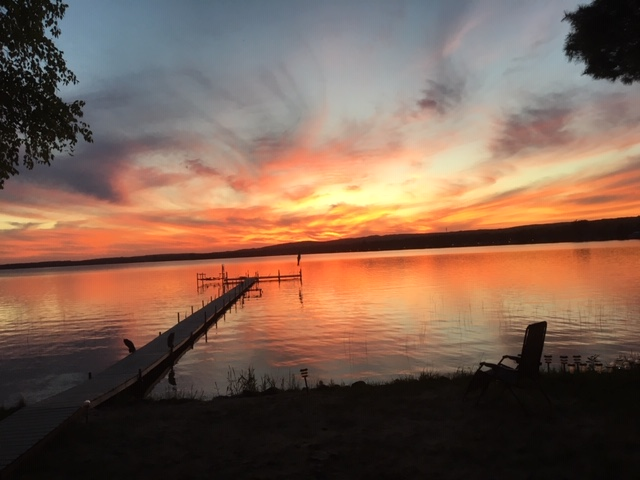
#> input picture images/sunset_image.jpg, 640 x 480 px
$ python image_processing_helpers.py
#> lines starting #> are read from the running program, lines starting #| are printed output that depends on the picture
import numpy as np

# scikit-image functions
from skimage import io, color, filters
from skimage.transform import resize, rotate
from skimage.color import rgb2gray

import matplotlib.pyplot as plt

# [74 lines left out: functions pad, scale_normalize, flip_normalize, sobel_x, sobel_y, sobel, not called in this run]

if __name__ == "__main__":
    test_jpg_filepath = 'images/sunset_image.jpg'

    # Read in .jpg file
    image = io.imread(test_jpg_filepath)
#> image is the input picture: shape (480, 640, 3); mean R, G, B 124.6, 96.4, 80.8

    # Display image
    io.imshow(image)
    plt.show()

    # Split out red, green, and blue channels
    image_red = image[:, :, 0]
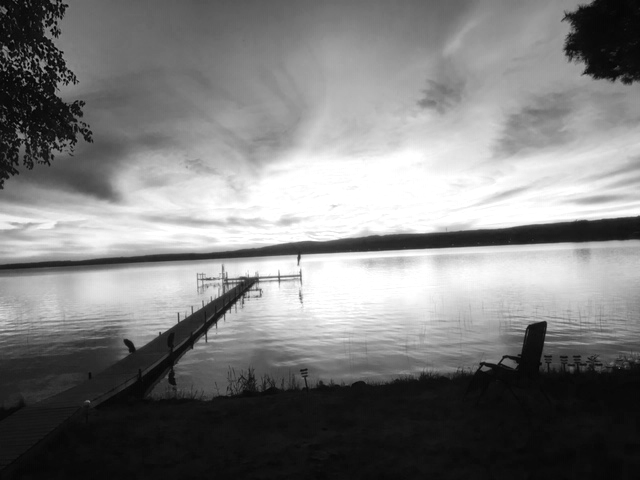
#> image_red: shape (480, 640); min 0, max 255, mean 124.6
    image_green = image[:, :, 1]
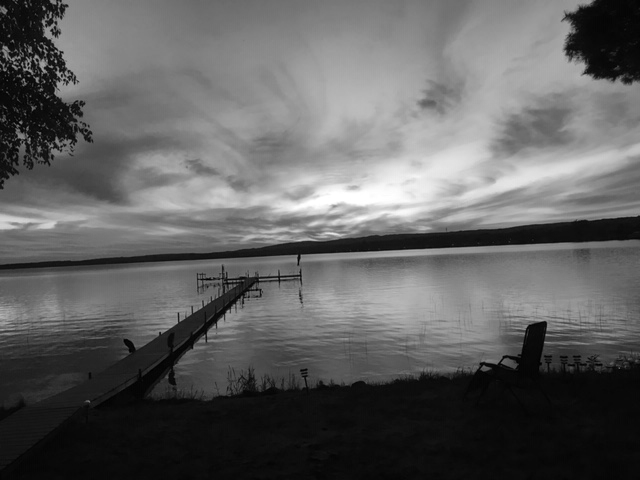
#> image_green: shape (480, 640); min 0, max 255, mean 96.4
    image_blue = image[:, :, 2]
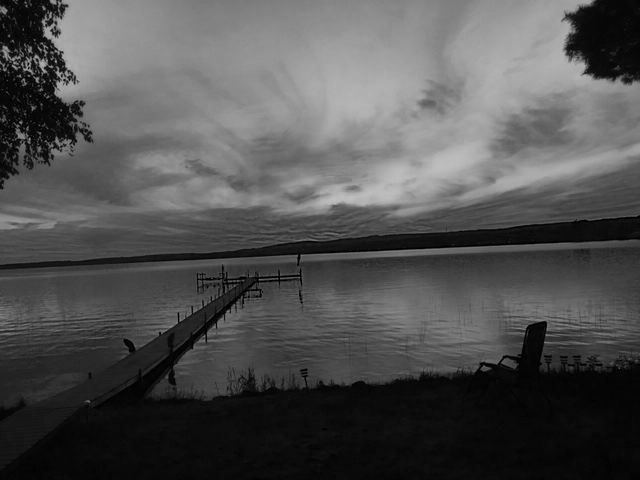
#> image_blue: shape (480, 640); min 0, max 192, mean 80.8

    # Convert original image to grayscale
    image_gray = rgb2gray(image)
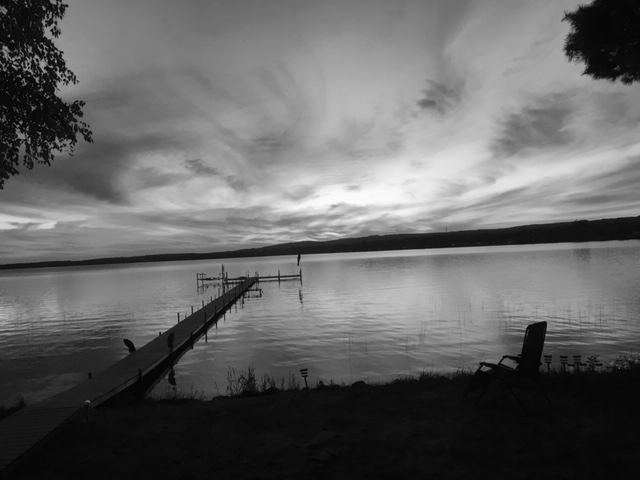
#> image_gray: shape (480, 640) float64; min 0.005, max 0.982, mean 0.397

    # Some other things we could do:
    # (see 'Image_Processing.ipynb' for more details)
    #     - plot a histogram of the pixel saturations/intensities for grayscale
    #     - plot a histogram of RGB pixel intensities
    #     - use K-Means to find color clusters, then plot just those (gives a cool
    #       comic-book / flat pastel look)
